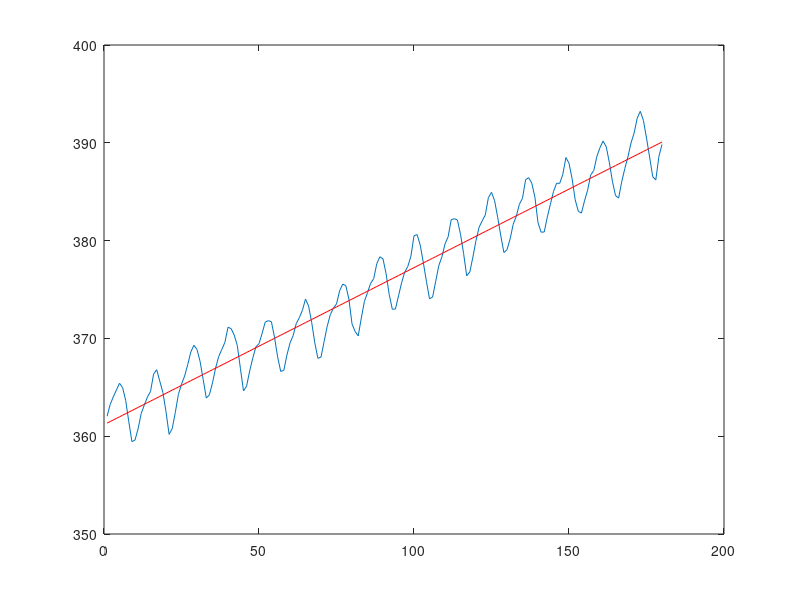

Write the MATLAB code that produced this figure.
% Windmill

clear all
close all

%Least-squares fit of f = a1 + a2*cos(2pit) + a3sin(2pit) + a4*cos(4pit)
%Enter y and t data
y = [362.05
363.25
364.02
364.72
365.41
364.97
363.65
361.48
359.45
359.60
360.76
362.33
363.18
364.00
364.57
366.35
366.80
365.62
364.47
362.51
360.19
360.77
362.43
364.28
365.32
366.15
367.31
368.61
369.30
368.87
367.64
365.78
363.90
364.23
365.46
366.97
368.15
368.87
369.59
371.14
371.00
370.35
369.27
366.93
364.63
365.13
366.68
368.00
369.14
369.46
370.52
371.66
371.82
371.70
370.12
368.12
366.62
366.73
368.29
369.53
370.28
371.50
372.12
372.87
374.02
373.30
371.62
369.55
367.96
368.09
369.68
371.24
372.43
373.09
373.52
374.86
375.55
375.40
374.02
371.49
370.71
370.25
372.08
373.78
374.68
375.63
376.11
377.65
378.35
378.13
376.61
374.49
372.98
373.00
374.35
375.69
376.78
377.36
378.40
380.50
380.61
379.55
377.77
375.84
374.05
374.22
375.84
377.44
378.34
379.66
380.38
382.14
382.24
382.10
380.66
378.68
376.40
376.79
378.32
380.02
381.37
382.02
382.63
384.40
384.94
384.08
382.37
380.48
378.78
379.07
380.17
381.67
382.49
383.72
384.33
386.23
386.43
385.87
384.44
381.84
380.86
380.88
382.40
383.72
385.02
385.87
385.85
386.77
388.49
387.92
386.32
384.17
383.00
382.81
384.06
385.15
386.71
387.17
388.62
389.51
390.18
389.60
388.01
386.07
384.61
384.34
386.02
387.36
388.56
389.98
390.99
392.52
393.22
392.29
390.49
388.55
386.54
386.21
388.61
389.83];

N = length(y);
t = [1:N]; %(measured i nyears)
plot(t,y)

%Construct the A matrix
Acol1 = ones(N,1);
Acol2 = t';
Acol3 = cos(2*pi*t)';
Acol4 = sin(2*pi*t)';

A = [Acol1,Acol2,Acol3,Acol4];

%Solve the normal equations
ATA = A'*A;
ATb = A'*y;
xls = ATA\ATb;

%Construct and plot the model function
yfit = xls(1) + xls(2)*t + xls(3)*cos(2*pi*t) + xls(4)*sin(2*pi*t);
yfit = yfit';
hold on
plot(t,yfit,'r')

%Calculate RMSE
RMSE = sqrt(sum((yfit - y).^2)/N)

may04 = yfit(125)
eMay04 = abs(380.63 - may04)
sept04 = yfit(129)
eSept04 = abs(374.06 - sept04)
may05 = yfit(137)
eMay05 = abs(382.45 - may05)
sept05 = yfit(141)
eSept05 = abs(376.73 - sept05)